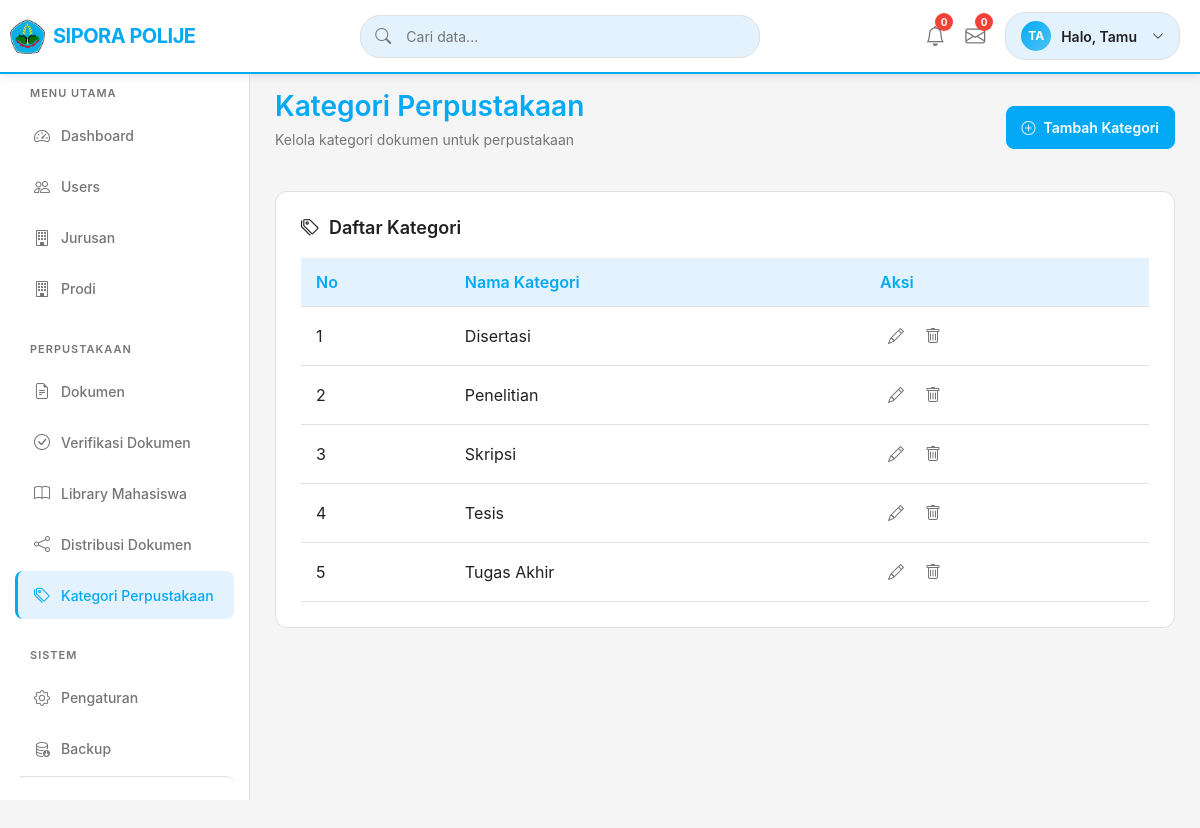
/kategori_perpustakaan.php, run on the app's committed database.
### tables this page shows
CREATE TABLE `kategori_perpustakaan` (
  `id_kategori` int NOT NULL,
  `nama_kategori` varchar(100) NOT NULL
);

### kategori_perpustakaan.php (the view, shortened to what this page needs)
<?php
require_once "config.php";
class KategoriPerpustakaanManager {
    private $conn;
    public function __construct($db_connection) {
        if ($db_connection instanceof mysqli) {
            $this->conn = $db_connection;
        } else {
            throw new Exception("Koneksi database tidak valid");
        }
    }
    public function getKategori() {
        try {
            $query = "SELECT * FROM kategori_perpustakaan ORDER BY nama_kategori ASC";
            $result = $this->conn->query($query);
            $kategori = [];
            while ($row = $result->fetch_assoc()) {
                $kategori[] = $row;
            }
            return $kategori;
        } catch (Exception $e) {
            error_log("Error getKategori: " . $e->getMessage());
            return [];
        }
    }
}
try {
    $kategoriManager = new KategoriPerpustakaanManager($conn);
    $kategoriList = $kategoriManager->getKategori();
} catch (Exception $e) {
    error_log("Error initializing KategoriPerpustakaanManager: " . $e->getMessage());
    $kategoriList = [];
}
 $username = isset($_SESSION['username']) ? $_SESSION['username'] : 'Tamu';
?>
<!DOCTYPE html>
<html lang="id">
<head>
  <link href="https://cdn.jsdelivr.net/npm/bootstrap@5.3.2/dist/css/bootstrap.min.css" rel="stylesheet">
  <link href="https://cdn.jsdelivr.net/npm/bootstrap-icons/font/bootstrap-icons.css" rel="stylesheet">
</head>
<body>
  <nav class="top-navbar">
    <div class="navbar-content">
      <a href="dashboard.php" class="brand">
        <div class="brand-logo">
          <img src="assets/ic_polije.png" alt="Polije Logo" class="brand-logo-img">
        </div>
        <div class="brand-text">SIPORA POLIJE</div>
      </a>
      <div class="search-container">
        <i class="bi bi-search search-icon"></i>
        <input type="text" class="search-input" placeholder="Cari data...">
      </div>
      <div class="navbar-actions">
        <div class="dropdown">
          <div class="notification-icon" data-bs-toggle="dropdown" aria-expanded="false">
            <i class="bi bi-bell"></i>
            <span class="badge-notification">0</span>
          </div>
        </div>
        <div class="dropdown">
          <div class="messages-icon" data-bs-toggle="dropdown" aria-expanded="false">
            <i class="bi bi-envelope"></i>
            <span class="badge-notification">0</span>
          </div>
        </div>
        <div class="dropdown">
          <div class="user-info" data-bs-toggle="dropdown" aria-expanded="false">
            <div class="user-avatar"><?php echo strtoupper(substr($username, 0, 2)); ?></div>
            <span class="user-name">Halo, <?php echo htmlspecialchars($username); ?></span>
            <i class="bi bi-chevron-down" style="font-size: 12px; margin-left: 5px;"></i>
          </div>
        </div>
      </div>
    </div>
  </nav>
  <div class="main-container">
    <aside class="sidebar" id="sidebar">
      <div class="sidebar-menu">
        <div class="menu-section">
          <div class="menu-title">Menu Utama</div>
          <a href="dashboard.php" class="menu-item">
            <i class="bi bi-speedometer2"></i>
            Dashboard
          </a>
          <a href="users.php" class="menu-item">
            <i class="bi bi-people"></i>
            Users
          </a>
          <a href="jurusan.php" class="menu-item">
            <i class="bi bi-building"></i>
            Jurusan
          </a>
          <a href="prodi.php" class="menu-item">
            <i class="bi bi-building"></i>
            Prodi
          </a>
        </div>
        <div class="menu-section">
          <div class="menu-title">Perpustakaan</div>
          <a href="dokumen.php" class="menu-item">
            <i class="bi bi-file-earmark-text"></i>
            Dokumen
          </a>
          <a href="verifikasi_dokumen.php" class="menu-item">
            <i class="bi bi-check-circle"></i>
            Verifikasi Dokumen
          </a>
          <a href="library_mahasiswa.php" class="menu-item">
            <i class="bi bi-book"></i>
            Library Mahasiswa
          </a>
          <a href="distribusi_dokumen.php" class="menu-item">
            <i class="bi bi-share"></i>
            Distribusi Dokumen
          </a>
          <a href="kategori_perpustakaan.php" class="menu-item active">
            <i class="bi bi-tags"></i>
            Kategori Perpustakaan
          </a>
        </div>
        <div class="menu-section">
          <div class="menu-title">Sistem</div>
          <a href="pengaturan.php" class="menu-item">
            <i class="bi bi-gear"></i>
            Pengaturan
          </a>
          <a href="backup.php" class="menu-item">
            <i class="bi bi-database-down"></i>
            Backup
          </a>
          <a href="logout.php" class="menu-item logout-item">
            <i class="bi bi-box-arrow-right"></i>
          </a>
        </div>
      </div>
    </aside>
    <main class="main-content">
      <div class="content-header">
        <div>
          <h1 class="page-title">Kategori Perpustakaan</h1>
          <p class="page-subtitle">Kelola kategori dokumen untuk perpustakaan</p>
        </div>
        <button type="button" class="action-btn primary" data-bs-toggle="modal" data-bs-target="#addKategoriModal">
          <i class="bi bi-plus-circle me-2"></i>Tambah Kategori
        </button>
      </div>
      <div class="content-card">
        <h3 class="card-title">
          <i class="bi bi-tags"></i>
          Daftar Kategori
        </h3>
        <div class="table-container">
          <table class="data-table">
            <thead>
              <tr>
                <th>No</th>
                <th>Nama Kategori</th>
                <th>Aksi</th>
              </tr>
            </thead>
            <tbody>
              <?php if (!empty($kategoriList)): ?>
                <?php $no = 1; ?>
                <?php foreach ($kategoriList as $kategori): ?>
                  <tr>
                    <td><?= $no++ ?></td>
                    <td><?= htmlspecialchars($kategori['nama_kategori']) ?></td>
                    <td>
                      <div class="table-actions">
                        <button class="btn-action edit" data-bs-toggle="modal" data-bs-target="#editKategoriModal"
                                data-id="<?= $kategori['id_kategori'] ?>"
                                data-nama="<?= htmlspecialchars($kategori['nama_kategori']) ?>"
                                title="Edit">
                          <i class="bi bi-pencil"></i>
                        </button>
                        <button class="btn-action delete" data-bs-toggle="modal" data-bs-target="#deleteKategoriModal"
                                data-id="<?= $kategori['id_kategori'] ?>"
                                data-nama="<?= htmlspecialchars($kategori['nama_kategori']) ?>"
                                title="Hapus">
                          <i class="bi bi-trash"></i>
                        </button>
                      </div>
                    </td>
                  </tr>
                <?php endforeach; ?>
              <?php else: ?>
                <tr>
                  <td colspan="3" class="text-center">Tidak ada kategori</td>
                </tr>
              <?php endif; ?>
            </tbody>
          </table>
        </div>
      </div>
    </main>
  </div>
</body>
</html>

### data on the page
kategori_perpustakaan: nama_kategori "Disertasi"
kategori_perpustakaan: nama_kategori "Penelitian"
kategori_perpustakaan: nama_kategori "Skripsi"
kategori_perpustakaan: nama_kategori "Tesis"
kategori_perpustakaan: nama_kategori "Tugas Akhir"

### other printed values
substr($username, 0, 2) "TA"
$username "Tamu"
